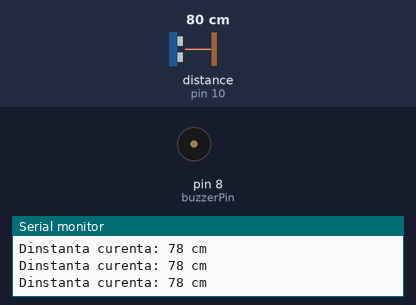
Recording of a sketch running on a simulated Arduino Uno, built with avr-gcc and run on an emulated ATmega328P. On the bench: buzzer (waves = sounding, pin HIGH), the last lines printed to the serial monitor. Wiring (inferred from the names in the program): ultrasonic range finder: trigger pin 9; echo pin 10. Inputs (shaded band) come from the test bench; at power-on: distance to the obstacle (sensor on pin 10) 80 cm. The echo pulse lasts 58.3 µs per cm; pins used as bus, display or sensor lines are not drawn.

Above: at 1.3 s.
1.4 s: distance to the obstacle (sensor on pin 10) set to 55 cm
2.9 s: distance to the obstacle (sensor on pin 10) set to 46 cm
At 3.23 s:
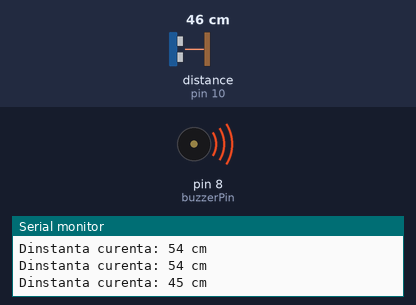
5.9 s: distance to the obstacle (sensor on pin 10) set to 12 cm
8.9 s: distance to the obstacle (sensor on pin 10) set to 9 cm
At 9.9 s:
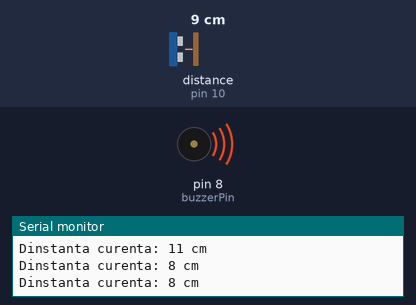
10.5 s: distance to the obstacle (sensor on pin 10) set to 18 cm
At 11.1 s:
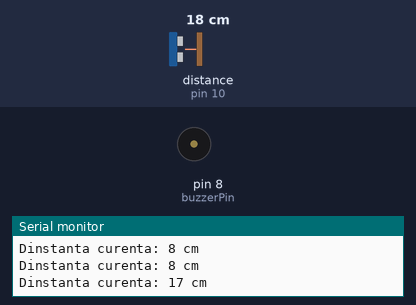
Timing chart, 0 to 14.5 s (numbered marks = the images above; inputs shaded):
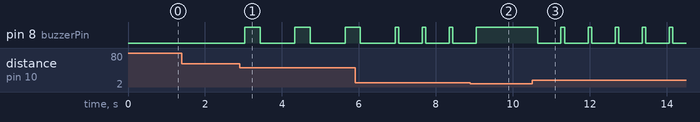

The sketch:

Distance_sound_task.ino
```cpp
const int trigPin = 9;
const int echoPin = 10;
const int buzzerPin = 8;

void setup() {
  pinMode(trigPin, OUTPUT);
  pinMode(echoPin, INPUT);
  pinMode(buzzerPin, OUTPUT);
  Serial.begin(9600);

}

void loop() {
  digitalWrite(trigPin, LOW);
  delayMicroseconds(2);
  digitalWrite(trigPin, HIGH);
  delayMicroseconds(10);
  digitalWrite(trigPin, LOW);

  // pulseIn cu timeout de 1 secundă
  long duration = pulseIn(echoPin, HIGH, 1000000);
  int distance = duration * 0.034 / 2;

  Serial.print("Dinstanta curenta: ");
  Serial.print(distance);
  Serial.println(" cm");

  if(distance == 0){
    Serial.println("Nu merge....");
  }
  else if(distance > 0 && distance < 10){
    digitalWrite(buzzerPin,HIGH);
  }
  else if(distance >= 10 && distance < 25){
    digitalWrite(buzzerPin,HIGH);
    delay(100);
    digitalWrite(buzzerPin,LOW);
    delay(100);
  }
  else if(distance >=25 && distance < 50){
    digitalWrite(buzzerPin,HIGH);
    delay(400);
    digitalWrite(buzzerPin,LOW);
    delay(400);
  }
  else{
    digitalWrite(buzzerPin,LOW);
  }

  delay(500);
}
```

Measured:
- the behaviour switches between 51 and 50 cm on distance to the obstacle (sensor on pin 10) (found by bisection; images 0 and 1)
- the behaviour switches between 11 and 10 cm on distance to the obstacle (sensor on pin 10) (found by bisection; images 1 and 2)
- after the input at 2.9 s, pin 8 (buzzerPin): alternates HIGH for 0.40 s and LOW for 0.90 s, starting after 0.13 s
- after the input at 8.9 s, pin 8 (buzzerPin): goes on until 9.0 s, then stays HIGH
- after the input at 10.5 s, pin 8 (buzzerPin): alternates HIGH for 0.10 s and LOW for 0.60 s, starting after 0.15 s
